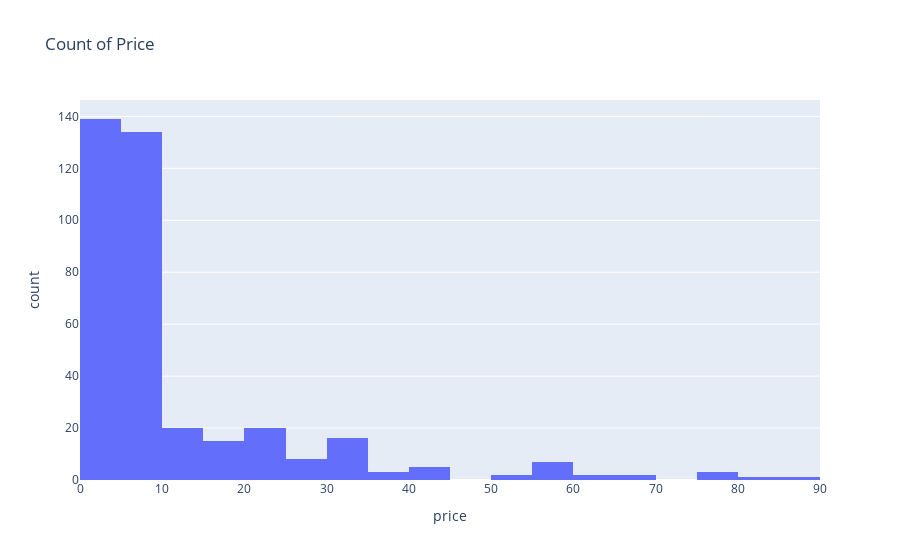

This figure's notebook cell:
### Code cell
px.histogram(df, x='price', title="Count of Price")

### Figure 1 — Plotly figure (JSON) as saved in the notebook; plotly's stock layout.template omitted (floating-point values rounded to 4 significant figures; data arrays with more than 128 entries replaced by an {"elided": "..."} marker saying what was removed)
{"data": [{"alignmentgroup": "True", "bingroup": "x", "hovertemplate": "price=%{x}<br>count=%{y}<extra></extra>", "legendgroup": "", "marker": {"color": "#636efa"}, "name": "", "offsetgroup": "", "orientation": "v", "showlegend": false, "type": "histogram", "x": {"elided": "378 float values"}, "xaxis": "x", "yaxis": "y"}], "layout": {"barmode": "relative", "legend": {"tracegroupgap": 0}, "title": {"text": "Count of Price"}, "xaxis": {"anchor": "y", "domain": [0, 1], "title": {"text": "price"}}, "yaxis": {"anchor": "x", "domain": [0, 1], "title": {"text": "count"}}}}
